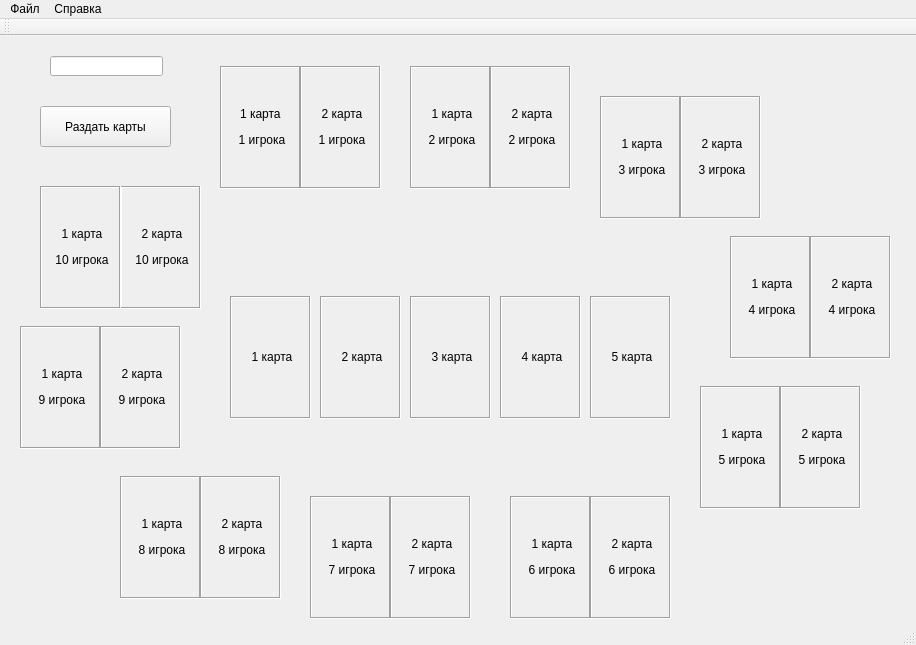
<?xml version="1.0" encoding="UTF-8"?>
<ui version="4.0">
 <class>MainWindow</class>
 <widget class="QMainWindow" name="MainWindow">
  <property name="geometry">
   <rect>
    <x>0</x>
    <y>0</y>
    <width>916</width>
    <height>645</height>
   </rect>
  </property>
  <property name="windowTitle">
   <string>MainWindow</string>
  </property>
  <widget class="QWidget" name="centralWidget">
   <widget class="QPushButton" name="pushButton">
    <property name="geometry">
     <rect>
      <x>40</x>
      <y>70</y>
      <width>131</width>
      <height>41</height>
     </rect>
    </property>
    <property name="text">
     <string>Раздать карты</string>
    </property>
   </widget>
   <widget class="QLineEdit" name="lineEdit">
    <property name="geometry">
     <rect>
      <x>50</x>
      <y>20</y>
      <width>113</width>
      <height>20</height>
     </rect>
    </property>
   </widget>
   <widget class="QLabel" name="player1_1card">
    <property name="geometry">
     <rect>
      <x>220</x>
      <y>30</y>
      <width>81</width>
      <height>123</height>
     </rect>
    </property>
    <property name="frameShape">
     <enum>QFrame::Box</enum>
    </property>
    <property name="frameShadow">
     <enum>QFrame::Sunken</enum>
    </property>
    <property name="text">
     <string>&lt;html&gt;&lt;head/&gt;&lt;body&gt;&lt;p align=&quot;center&quot;&gt;1 карта &lt;/p&gt;&lt;p align=&quot;center&quot;&gt;1 игрока&lt;/p&gt;&lt;/body&gt;&lt;/html&gt;</string>
    </property>
    <property name="textFormat">
     <enum>Qt::AutoText</enum>
    </property>
    <property name="number" stdset="0">
     <number>1</number>
    </property>
   </widget>
   <widget class="QLabel" name="player1_2card">
    <property name="geometry">
     <rect>
      <x>300</x>
      <y>30</y>
      <width>81</width>
      <height>123</height>
     </rect>
    </property>
    <property name="frameShape">
     <enum>QFrame::Box</enum>
    </property>
    <property name="frameShadow">
     <enum>QFrame::Sunken</enum>
    </property>
    <property name="text">
     <string>&lt;html&gt;&lt;head/&gt;&lt;body&gt;&lt;p align=&quot;center&quot;&gt;2 карта&lt;/p&gt;&lt;p align=&quot;center&quot;&gt;1 игрока&lt;/p&gt;&lt;/body&gt;&lt;/html&gt;</string>
    </property>
   </widget>
   <widget class="QLabel" name="player2_1card">
    <property name="geometry">
     <rect>
      <x>410</x>
      <y>30</y>
      <width>81</width>
      <height>123</height>
     </rect>
    </property>
    <property name="frameShape">
     <enum>QFrame::Box</enum>
    </property>
    <property name="frameShadow">
     <enum>QFrame::Sunken</enum>
    </property>
    <property name="text">
     <string>&lt;html&gt;&lt;head/&gt;&lt;body&gt;&lt;p align=&quot;center&quot;&gt;1 карта&lt;/p&gt;&lt;p align=&quot;center&quot;&gt;2 игрока&lt;/p&gt;&lt;/body&gt;&lt;/html&gt;</string>
    </property>
   </widget>
   <widget class="QLabel" name="player2_2card">
    <property name="geometry">
     <rect>
      <x>490</x>
      <y>30</y>
      <width>81</width>
      <height>123</height>
     </rect>
    </property>
    <property name="frameShape">
     <enum>QFrame::Box</enum>
    </property>
    <property name="frameShadow">
     <enum>QFrame::Sunken</enum>
    </property>
    <property name="text">
     <string>&lt;html&gt;&lt;head/&gt;&lt;body&gt;&lt;p align=&quot;center&quot;&gt;2 карта&lt;/p&gt;&lt;p align=&quot;center&quot;&gt;2 игрока&lt;/p&gt;&lt;/body&gt;&lt;/html&gt;</string>
    </property>
   </widget>
   <widget class="QLabel" name="player3_1card">
    <property name="geometry">
     <rect>
      <x>600</x>
      <y>60</y>
      <width>81</width>
      <height>123</height>
     </rect>
    </property>
    <property name="frameShape">
     <enum>QFrame::Box</enum>
    </property>
    <property name="frameShadow">
     <enum>QFrame::Sunken</enum>
    </property>
    <property name="text">
     <string>&lt;html&gt;&lt;head/&gt;&lt;body&gt;&lt;p align=&quot;center&quot;&gt;1 карта&lt;/p&gt;&lt;p align=&quot;center&quot;&gt;3 игрока&lt;/p&gt;&lt;/body&gt;&lt;/html&gt;</string>
    </property>
   </widget>
   <widget class="QLabel" name="player3_2card">
    <property name="geometry">
     <rect>
      <x>680</x>
      <y>60</y>
      <width>81</width>
      <height>123</height>
     </rect>
    </property>
    <property name="frameShape">
     <enum>QFrame::Box</enum>
    </property>
    <property name="frameShadow">
     <enum>QFrame::Sunken</enum>
    </property>
    <property name="text">
     <string>&lt;html&gt;&lt;head/&gt;&lt;body&gt;&lt;p align=&quot;center&quot;&gt;2 карта&lt;/p&gt;&lt;p align=&quot;center&quot;&gt;3 игрока&lt;/p&gt;&lt;/body&gt;&lt;/html&gt;</string>
    </property>
   </widget>
   <widget class="QLabel" name="player4_1card">
    <property name="geometry">
     <rect>
      <x>730</x>
      <y>200</y>
      <width>81</width>
      <height>123</height>
     </rect>
    </property>
    <property name="frameShape">
     <enum>QFrame::Box</enum>
    </property>
    <property name="frameShadow">
     <enum>QFrame::Sunken</enum>
    </property>
    <property name="text">
     <string>&lt;html&gt;&lt;head/&gt;&lt;body&gt;&lt;p align=&quot;center&quot;&gt;1 карта&lt;/p&gt;&lt;p align=&quot;center&quot;&gt;4 игрока&lt;/p&gt;&lt;/body&gt;&lt;/html&gt;</string>
    </property>
   </widget>
   <widget class="QLabel" name="player4_2card">
    <property name="geometry">
     <rect>
      <x>810</x>
      <y>200</y>
      <width>81</width>
      <height>123</height>
     </rect>
    </property>
    <property name="frameShape">
     <enum>QFrame::Box</enum>
    </property>
    <property name="frameShadow">
     <enum>QFrame::Sunken</enum>
    </property>
    <property name="text">
     <string>&lt;html&gt;&lt;head/&gt;&lt;body&gt;&lt;p align=&quot;center&quot;&gt;2 карта&lt;/p&gt;&lt;p align=&quot;center&quot;&gt;4 игрока&lt;/p&gt;&lt;/body&gt;&lt;/html&gt;</string>
    </property>
   </widget>
   <widget class="QLabel" name="player5_1card">
    <property name="geometry">
     <rect>
      <x>700</x>
      <y>350</y>
      <width>81</width>
      <height>123</height>
     </rect>
    </property>
    <property name="frameShape">
     <enum>QFrame::Box</enum>
    </property>
    <property name="frameShadow">
     <enum>QFrame::Sunken</enum>
    </property>
    <property name="text">
     <string>&lt;html&gt;&lt;head/&gt;&lt;body&gt;&lt;p align=&quot;center&quot;&gt;1 карта&lt;/p&gt;&lt;p align=&quot;center&quot;&gt;5 игрока&lt;/p&gt;&lt;/body&gt;&lt;/html&gt;</string>
    </property>
   </widget>
   <widget class="QLabel" name="player5_2card">
    <property name="geometry">
     <rect>
      <x>780</x>
      <y>350</y>
      <width>81</width>
      <height>123</height>
     </rect>
    </property>
    <property name="frameShape">
     <enum>QFrame::Box</enum>
    </property>
    <property name="frameShadow">
     <enum>QFrame::Sunken</enum>
    </property>
    <property name="text">
     <string>&lt;html&gt;&lt;head/&gt;&lt;body&gt;&lt;p align=&quot;center&quot;&gt;2 карта&lt;/p&gt;&lt;p align=&quot;center&quot;&gt;5 игрока&lt;/p&gt;&lt;/body&gt;&lt;/html&gt;</string>
    </property>
   </widget>
   <widget class="QLabel" name="player6_1card">
    <property name="geometry">
     <rect>
      <x>510</x>
      <y>460</y>
      <width>81</width>
      <height>123</height>
     </rect>
    </property>
    <property name="frameShape">
     <enum>QFrame::Box</enum>
    </property>
    <property name="frameShadow">
     <enum>QFrame::Sunken</enum>
    </property>
    <property name="text">
     <string>&lt;html&gt;&lt;head/&gt;&lt;body&gt;&lt;p align=&quot;center&quot;&gt;1 карта&lt;/p&gt;&lt;p align=&quot;center&quot;&gt;6 игрока&lt;/p&gt;&lt;/body&gt;&lt;/html&gt;</string>
    </property>
   </widget>
   <widget class="QLabel" name="player6_2card">
    <property name="geometry">
     <rect>
      <x>590</x>
      <y>460</y>
      <width>81</width>
      <height>123</height>
     </rect>
    </property>
    <property name="frameShape">
     <enum>QFrame::Box</enum>
    </property>
    <property name="frameShadow">
     <enum>QFrame::Sunken</enum>
    </property>
    <property name="text">
     <string>&lt;html&gt;&lt;head/&gt;&lt;body&gt;&lt;p align=&quot;center&quot;&gt;2 карта&lt;/p&gt;&lt;p align=&quot;center&quot;&gt;6 игрока&lt;/p&gt;&lt;/body&gt;&lt;/html&gt;</string>
    </property>
   </widget>
   <widget class="QLabel" name="player7_1card">
    <property name="geometry">
     <rect>
      <x>310</x>
      <y>460</y>
      <width>81</width>
      <height>123</height>
     </rect>
    </property>
    <property name="frameShape">
     <enum>QFrame::Box</enum>
    </property>
    <property name="frameShadow">
     <enum>QFrame::Sunken</enum>
    </property>
    <property name="text">
     <string>&lt;html&gt;&lt;head/&gt;&lt;body&gt;&lt;p align=&quot;center&quot;&gt;1 карта&lt;/p&gt;&lt;p align=&quot;center&quot;&gt;7 игрока&lt;/p&gt;&lt;/body&gt;&lt;/html&gt;</string>
    </property>
   </widget>
   <widget class="QLabel" name="player7_2card">
    <property name="geometry">
     <rect>
      <x>390</x>
      <y>460</y>
      <width>81</width>
      <height>123</height>
     </rect>
    </property>
    <property name="frameShape">
     <enum>QFrame::Box</enum>
    </property>
    <property name="frameShadow">
     <enum>QFrame::Sunken</enum>
    </property>
    <property name="text">
     <string>&lt;html&gt;&lt;head/&gt;&lt;body&gt;&lt;p align=&quot;center&quot;&gt;2 карта&lt;/p&gt;&lt;p align=&quot;center&quot;&gt;7 игрока&lt;/p&gt;&lt;/body&gt;&lt;/html&gt;</string>
    </property>
   </widget>
   <widget class="QLabel" name="player8_1card">
    <property name="geometry">
     <rect>
      <x>120</x>
      <y>440</y>
      <width>81</width>
      <height>123</height>
     </rect>
    </property>
    <property name="frameShape">
     <enum>QFrame::Box</enum>
    </property>
    <property name="frameShadow">
     <enum>QFrame::Sunken</enum>
    </property>
    <property name="text">
     <string>&lt;html&gt;&lt;head/&gt;&lt;body&gt;&lt;p align=&quot;center&quot;&gt;1 карта&lt;/p&gt;&lt;p align=&quot;center&quot;&gt;8 игрока&lt;/p&gt;&lt;/body&gt;&lt;/html&gt;</string>
    </property>
   </widget>
   <widget class="QLabel" name="player8_2card">
    <property name="geometry">
     <rect>
      <x>200</x>
      <y>440</y>
      <width>81</width>
      <height>123</height>
     </rect>
    </property>
    <property name="frameShape">
     <enum>QFrame::Box</enum>
    </property>
    <property name="frameShadow">
     <enum>QFrame::Sunken</enum>
    </property>
    <property name="text">
     <string>&lt;html&gt;&lt;head/&gt;&lt;body&gt;&lt;p align=&quot;center&quot;&gt;2 карта&lt;/p&gt;&lt;p align=&quot;center&quot;&gt;8 игрока&lt;/p&gt;&lt;/body&gt;&lt;/html&gt;</string>
    </property>
   </widget>
   <widget class="QLabel" name="player9_1card">
    <property name="geometry">
     <rect>
      <x>20</x>
      <y>290</y>
      <width>81</width>
      <height>123</height>
     </rect>
    </property>
    <property name="frameShape">
     <enum>QFrame::Box</enum>
    </property>
    <property name="frameShadow">
     <enum>QFrame::Sunken</enum>
    </property>
    <property name="text">
     <string>&lt;html&gt;&lt;head/&gt;&lt;body&gt;&lt;p align=&quot;center&quot;&gt;1 карта&lt;/p&gt;&lt;p align=&quot;center&quot;&gt;9 игрока&lt;/p&gt;&lt;/body&gt;&lt;/html&gt;</string>
    </property>
   </widget>
   <widget class="QLabel" name="player9_2card">
    <property name="geometry">
     <rect>
      <x>100</x>
      <y>290</y>
      <width>81</width>
      <height>123</height>
     </rect>
    </property>
    <property name="frameShape">
     <enum>QFrame::Box</enum>
    </property>
    <property name="frameShadow">
     <enum>QFrame::Sunken</enum>
    </property>
    <property name="text">
     <string>&lt;html&gt;&lt;head/&gt;&lt;body&gt;&lt;p align=&quot;center&quot;&gt;2 карта&lt;/p&gt;&lt;p align=&quot;center&quot;&gt;9 игрока&lt;/p&gt;&lt;/body&gt;&lt;/html&gt;</string>
    </property>
   </widget>
   <widget class="QLabel" name="player10_2card">
    <property name="geometry">
     <rect>
      <x>120</x>
      <y>150</y>
      <width>81</width>
      <height>123</height>
     </rect>
    </property>
    <property name="frameShape">
     <enum>QFrame::Box</enum>
    </property>
    <property name="frameShadow">
     <enum>QFrame::Sunken</enum>
    </property>
    <property name="text">
     <string>&lt;html&gt;&lt;head/&gt;&lt;body&gt;&lt;p align=&quot;center&quot;&gt;2 карта&lt;/p&gt;&lt;p align=&quot;center&quot;&gt;10 игрока&lt;/p&gt;&lt;/body&gt;&lt;/html&gt;</string>
    </property>
   </widget>
   <widget class="QLabel" name="player10_1card">
    <property name="geometry">
     <rect>
      <x>40</x>
      <y>150</y>
      <width>81</width>
      <height>123</height>
     </rect>
    </property>
    <property name="frameShape">
     <enum>QFrame::Box</enum>
    </property>
    <property name="frameShadow">
     <enum>QFrame::Sunken</enum>
    </property>
    <property name="text">
     <string>&lt;html&gt;&lt;head/&gt;&lt;body&gt;&lt;p align=&quot;center&quot;&gt;1 карта&lt;/p&gt;&lt;p align=&quot;center&quot;&gt;10 игрока&lt;/p&gt;&lt;/body&gt;&lt;/html&gt;</string>
    </property>
   </widget>
   <widget class="QLabel" name="label">
    <property name="geometry">
     <rect>
      <x>100</x>
      <y>100</y>
      <width>711</width>
      <height>461</height>
     </rect>
    </property>
    <property name="text">
     <string/>
    </property>
    <property name="pixmap">
     <pixmap resource="images.qrc">:/images/images/стол.png</pixmap>
    </property>
    <property name="scaledContents">
     <bool>true</bool>
    </property>
   </widget>
   <widget class="QLabel" name="label_koloda1">
    <property name="geometry">
     <rect>
      <x>230</x>
      <y>260</y>
      <width>81</width>
      <height>123</height>
     </rect>
    </property>
    <property name="frameShape">
     <enum>QFrame::Box</enum>
    </property>
    <property name="frameShadow">
     <enum>QFrame::Sunken</enum>
    </property>
    <property name="text">
     <string>&lt;html&gt;&lt;head/&gt;&lt;body&gt;&lt;p align=&quot;center&quot;&gt;1 карта&lt;/p&gt;&lt;/body&gt;&lt;/html&gt;</string>
    </property>
   </widget>
   <widget class="QLabel" name="label_koloda2">
    <property name="geometry">
     <rect>
      <x>320</x>
      <y>260</y>
      <width>81</width>
      <height>123</height>
     </rect>
    </property>
    <property name="frameShape">
     <enum>QFrame::Box</enum>
    </property>
    <property name="frameShadow">
     <enum>QFrame::Sunken</enum>
    </property>
    <property name="text">
     <string>&lt;html&gt;&lt;head/&gt;&lt;body&gt;&lt;p align=&quot;center&quot;&gt;2 карта&lt;/p&gt;&lt;/body&gt;&lt;/html&gt;</string>
    </property>
   </widget>
   <widget class="QLabel" name="label_koloda3">
    <property name="geometry">
     <rect>
      <x>410</x>
      <y>260</y>
      <width>81</width>
      <height>123</height>
     </rect>
    </property>
    <property name="frameShape">
     <enum>QFrame::Box</enum>
    </property>
    <property name="frameShadow">
     <enum>QFrame::Sunken</enum>
    </property>
    <property name="text">
     <string>&lt;html&gt;&lt;head/&gt;&lt;body&gt;&lt;p align=&quot;center&quot;&gt;3 карта&lt;/p&gt;&lt;/body&gt;&lt;/html&gt;</string>
    </property>
   </widget>
   <widget class="QLabel" name="label_koloda4">
    <property name="geometry">
     <rect>
      <x>500</x>
      <y>260</y>
      <width>81</width>
      <height>123</height>
     </rect>
    </property>
    <property name="frameShape">
     <enum>QFrame::Box</enum>
    </property>
    <property name="frameShadow">
     <enum>QFrame::Sunken</enum>
    </property>
    <property name="text">
     <string>&lt;html&gt;&lt;head/&gt;&lt;body&gt;&lt;p align=&quot;center&quot;&gt;4 карта&lt;/p&gt;&lt;/body&gt;&lt;/html&gt;</string>
    </property>
   </widget>
   <widget class="QLabel" name="label_koloda5">
    <property name="geometry">
     <rect>
      <x>590</x>
      <y>260</y>
      <width>81</width>
      <height>123</height>
     </rect>
    </property>
    <property name="frameShape">
     <enum>QFrame::Box</enum>
    </property>
    <property name="frameShadow">
     <enum>QFrame::Sunken</enum>
    </property>
    <property name="text">
     <string>&lt;html&gt;&lt;head/&gt;&lt;body&gt;&lt;p align=&quot;center&quot;&gt;5 карта&lt;/p&gt;&lt;/body&gt;&lt;/html&gt;</string>
    </property>
   </widget>
   <zorder>label</zorder>
   <zorder>pushButton</zorder>
   <zorder>lineEdit</zorder>
   <zorder>player1_1card</zorder>
   <zorder>player1_2card</zorder>
   <zorder>player2_1card</zorder>
   <zorder>player2_2card</zorder>
   <zorder>player3_1card</zorder>
   <zorder>player3_2card</zorder>
   <zorder>player4_1card</zorder>
   <zorder>player4_2card</zorder>
   <zorder>player5_1card</zorder>
   <zorder>player5_2card</zorder>
   <zorder>player6_1card</zorder>
   <zorder>player6_2card</zorder>
   <zorder>player7_1card</zorder>
   <zorder>player7_2card</zorder>
   <zorder>player8_1card</zorder>
   <zorder>player8_2card</zorder>
   <zorder>player9_1card</zorder>
   <zorder>player9_2card</zorder>
   <zorder>player10_2card</zorder>
   <zorder>player10_1card</zorder>
   <zorder>label_koloda1</zorder>
   <zorder>label_koloda2</zorder>
   <zorder>label_koloda3</zorder>
   <zorder>label_koloda4</zorder>
   <zorder>label_koloda5</zorder>
  </widget>
  <widget class="QMenuBar" name="menuBar">
   <property name="geometry">
    <rect>
     <x>0</x>
     <y>0</y>
     <width>916</width>
     <height>18</height>
    </rect>
   </property>
   <widget class="QMenu" name="menu">
    <property name="title">
     <string>Файл</string>
    </property>
    <addaction name="action"/>
   </widget>
   <widget class="QMenu" name="menu_2">
    <property name="title">
     <string>Справка</string>
    </property>
   </widget>
   <addaction name="menu"/>
   <addaction name="menu_2"/>
  </widget>
  <widget class="QToolBar" name="mainToolBar">
   <attribute name="toolBarArea">
    <enum>TopToolBarArea</enum>
   </attribute>
   <attribute name="toolBarBreak">
    <bool>false</bool>
   </attribute>
  </widget>
  <widget class="QStatusBar" name="statusBar"/>
  <action name="action">
   <property name="text">
    <string>Выйти</string>
   </property>
  </action>
 </widget>
 <layoutdefault spacing="6" margin="11"/>
 <tabstops>
  <tabstop>pushButton</tabstop>
  <tabstop>lineEdit</tabstop>
 </tabstops>
 <resources>
  <include location="images.qrc"/>
 </resources>
 <connections/>
</ui>
